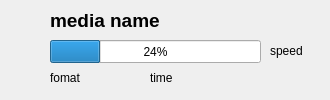
<?xml version="1.0" encoding="UTF-8"?>
<ui version="4.0">
 <class>TaskItem</class>
 <widget class="QWidget" name="TaskItem">
  <property name="geometry">
   <rect>
    <x>0</x>
    <y>0</y>
    <width>330</width>
    <height>100</height>
   </rect>
  </property>
  <property name="windowTitle">
   <string>Form</string>
  </property>
  <widget class="QLabel" name="task_name">
   <property name="geometry">
    <rect>
     <x>50</x>
     <y>10</y>
     <width>261</width>
     <height>21</height>
    </rect>
   </property>
   <property name="font">
    <font>
     <pointsize>14</pointsize>
     <weight>75</weight>
     <bold>true</bold>
    </font>
   </property>
   <property name="text">
    <string>media name</string>
   </property>
  </widget>
  <widget class="QProgressBar" name="task_progress_bar">
   <property name="geometry">
    <rect>
     <x>50</x>
     <y>40</y>
     <width>211</width>
     <height>23</height>
    </rect>
   </property>
   <property name="value">
    <number>24</number>
   </property>
  </widget>
  <widget class="QLabel" name="task_speed">
   <property name="geometry">
    <rect>
     <x>270</x>
     <y>40</y>
     <width>51</width>
     <height>21</height>
    </rect>
   </property>
   <property name="text">
    <string>speed</string>
   </property>
  </widget>
  <widget class="QLabel" name="task_format">
   <property name="geometry">
    <rect>
     <x>50</x>
     <y>70</y>
     <width>91</width>
     <height>16</height>
    </rect>
   </property>
   <property name="text">
    <string>fomat</string>
   </property>
  </widget>
  <widget class="QLabel" name="task_time">
   <property name="geometry">
    <rect>
     <x>150</x>
     <y>70</y>
     <width>141</width>
     <height>16</height>
    </rect>
   </property>
   <property name="text">
    <string>time</string>
   </property>
  </widget>
 </widget>
 <resources/>
 <connections/>
</ui>
